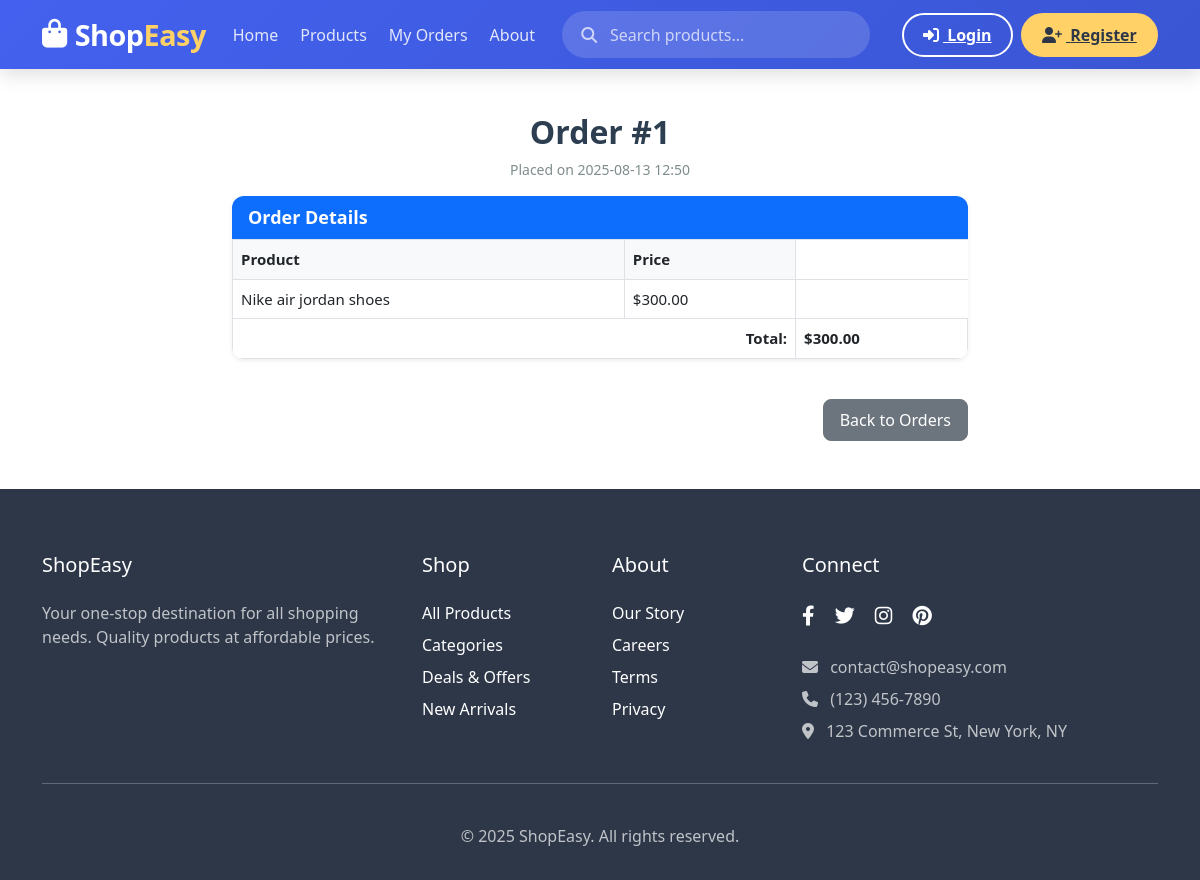
The app's page /orders/1/ with its own data.
### ecommerce/models.py (models this page shows, shortened)
class Order(models.Model):
    order_id = models.AutoField(primary_key=True)
    booking_reference = models.CharField(max_length=100, unique=True)
    amount = models.DecimalField(max_digits=10, decimal_places=2)
    status = models.CharField(max_length=50, choices=[
        ('pending', 'Pending'),
        ('confirmed', 'Confirmed'),
        ('cancelled', 'Cancelled'),
        ('completed', 'Completed')
    ], default='pending')
    payment_status = models.CharField(max_length=50, choices=[
        ('unpaid', 'Unpaid'),
        ('paid', 'Paid'),
        ('refunded', 'Refunded')
    ], default='unpaid')
    start_date = models.DateField()
    end_date = models.DateField()
    created_at = models.DateTimeField(auto_now_add=True)
    customer = models.ForeignKey(
        Customer,
        to_field='customer_id',
        on_delete=models.CASCADE,
        db_column='customer_id'
    )
    products = models.ManyToManyField(Product, related_name='orders')

class Product(models.Model):
    product_id = models.AutoField(primary_key=True)
    name = models.CharField(max_length=100)
    description = models.TextField()
    price = models.DecimalField(max_digits=10, decimal_places=2)
    image = models.ImageField(upload_to='products/', null=True, blank=True)
    stock = models.IntegerField(default=0)
    is_available = models.BooleanField(default=True)
    rating = models.FloatField(default=0)
    available_from = models.DateField(null=True, blank=True)
    available_to = models.DateField(null=True, blank=True)
    created_at = models.DateTimeField(auto_now_add=True)
    category = models.ForeignKey(
        Category,
        to_field='category_id',
        on_delete=models.CASCADE,
        db_column='category_id',
        related_name='products'
    )

### ecommerce/views.py (the view)
# urls.py: path('orders/<int:order_id>/', OrderDetailView.as_view(), name='order_detail'),
class OrderDetailView(DetailView):
    model = Order
    template_name = 'ecommerce/order.html'
    context_object_name = 'order'
    pk_url_kwarg = 'order_id'

### ecommerce/templates/ecommerce/order.html (shortened to what this page needs)
{% extends 'ecommerce/base.html' %} {% load math_filters %} {% block title %}Order #{{ order.order_id }}{% endblock %} {% block content %}
<div class="container py-5">
  <h2 class="mb-2 text-center">Order #{{ order.order_id }}</h2>
  <p class="text-center order-date">
    Placed on {{ order.created_at|date:"Y-m-d H:i" }}
  </p>
  <div class="row justify-content-center">
    <div class="col-lg-8">
      <div class="card shadow-sm mb-4">
        <div class="card-header bg-primary text-white">
          <strong>Order Details</strong>
        </div>
        <div class="card-body p-0">
          <table class="table table-bordered align-middle mb-0">
            <thead>
              <tr>
                <th>Product</th>
                <th>Price</th>
              </tr>
            </thead>
            <tbody>
              {% for item in order.items.all %}
              <tr>
                <td>{{ item.product.name }}</td>
                <td>${{ item.product.price|floatformat:2 }}</td>
                <td>{{ item.quantity }}</td>
                <td>
                  ${{ item.product.price|mul:item.quantity|floatformat:2 }}
                </td>
              </tr>
              {% empty %} {% for product in order.products.all %}
              <tr>
                <td>{{ product.name }}</td>
                <td>${{ product.price|floatformat:2 }}</td>
              </tr>
              {% endfor %} {% endfor %}
            </tbody>
            <tfoot>
              <tr>
                <td
                  colspan="{% if order.items.exists %}3{% else %}2{% endif %}"
                  class="text-end"
                >
                  <strong>Total:</strong>
                </td>
                <td>
                  <strong>${{ order.amount|floatformat:2 }}</strong>
                </td>
              </tr>
            </tfoot>
          </table>
        </div>
      </div>
      <div class="text-end">
        <a href="{% url 'orders' %}" class="btn btn-secondary btn-back mt-3">
           Back to Orders
        </a>
      </div>
    </div>
  </div>
</div>
{% endblock %}

### ecommerce/templates/ecommerce/base.html (style rules this page uses)
:root { --primary: #4361ee; --primary-dark: #3a56d4; --secondary: #ff6b6b; --accent: #ffd166; --dark: #2d3748; --light: #f8f9fa; --gray: #718096; --light-gray: #e2e8f0; }
body { font-family: "Segoe UI", Tahoma, Geneva, Verdana, sans-serif; padding-top: 65px; }

### ecommerce/templates/ecommerce/order.html (style rules this page uses)
h2 { font-weight: 600; color: #2c3e50; }
.order-date { font-size: 14px; color: #7f8c8d; }
.card { border: none; border-radius: 12px; overflow: hidden; }
.card-header { font-size: 18px; font-weight: 500; border-bottom: none; }
.table { margin-bottom: 0; }
.table th { background: #f8f9fa; font-weight: 600; font-size: 15px; }
.table td { vertical-align: middle; font-size: 15px; }
tfoot tr td { background: #f8f9fa; font-size: 16px; }
.btn-back { border-radius: 8px; padding: 8px 16px; }

### records on screen
Order: order_id "1", created_at "2025-08-13 12:50", amount "300.00"
Product: name "Nike air jordan shoes", price "300.00"
